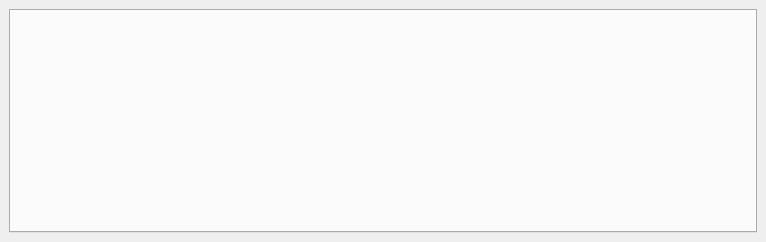
<?xml version="1.0" encoding="UTF-8"?>
<ui version="4.0">
 <class>IRCDock</class>
 <widget class="QDockWidget" name="IRCDock">
  <property name="geometry">
   <rect>
    <x>0</x>
    <y>0</y>
    <width>766</width>
    <height>242</height>
   </rect>
  </property>
  <property name="sizePolicy">
   <sizepolicy hsizetype="Maximum" vsizetype="Maximum">
    <horstretch>0</horstretch>
    <verstretch>0</verstretch>
   </sizepolicy>
  </property>
  <property name="features">
   <set>QDockWidget::AllDockWidgetFeatures</set>
  </property>
  <property name="allowedAreas">
   <set>Qt::AllDockWidgetAreas</set>
  </property>
  <property name="windowTitle">
   <string>IRC</string>
  </property>
  <widget class="QWidget" name="dockWidgetContents">
   <layout class="QVBoxLayout" name="verticalLayout_2">
    <item>
     <layout class="QHBoxLayout" name="horizontalLayout">
      <item>
       <widget class="QTabWidgetExt" name="tabWidget">
        <property name="minimumSize">
         <size>
          <width>0</width>
          <height>200</height>
         </size>
        </property>
        <property name="currentIndex">
         <number>-1</number>
        </property>
        <property name="tabsClosable">
         <bool>true</bool>
        </property>
        <property name="movable">
         <bool>true</bool>
        </property>
       </widget>
      </item>
     </layout>
    </item>
   </layout>
  </widget>
 </widget>
 <customwidgets>
  <customwidget>
   <class>QTabWidgetExt</class>
   <extends>QTabWidget</extends>
   <header location="global">gui/widgets/qtabwidgetext.h</header>
   <container>1</container>
  </customwidget>
 </customwidgets>
 <resources/>
 <connections/>
</ui>
